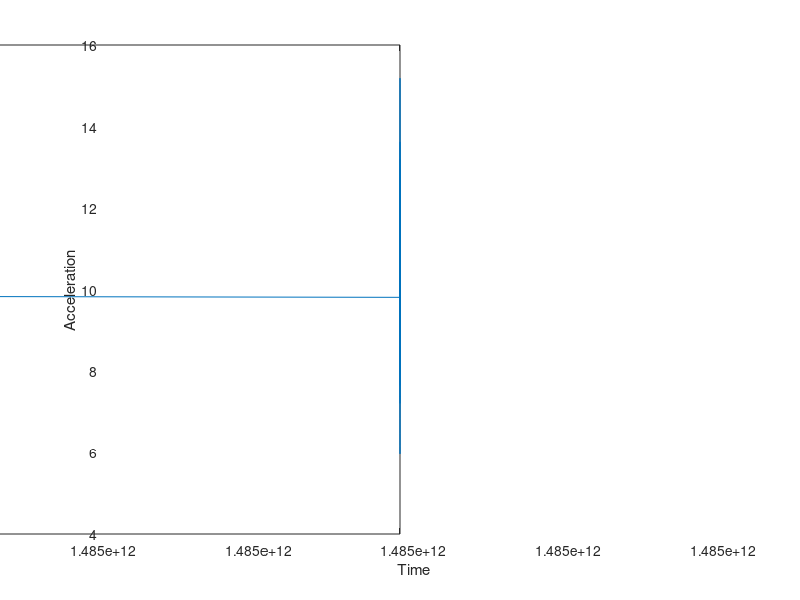

This figure's MATLAB source:
%A script to plot acceleration over time

M = xlsread('210120171145_accelerometer.csv');
time = M(:,1);
X = M(:,2);
Y = M(:,3);
Z = M(:,4);

sz = size(X);
acceleration = zeros(sz);

%set the values for acceleration magnitude
for i=1:sz 
    acceleration(i) = sqrt((X(i)*X(i)) + (Y(i)*Y(i)) + (Z(i)*Z(i)));
end

figure
plot(time, acceleration)
xlabel('Time');
ylabel('Acceleration')